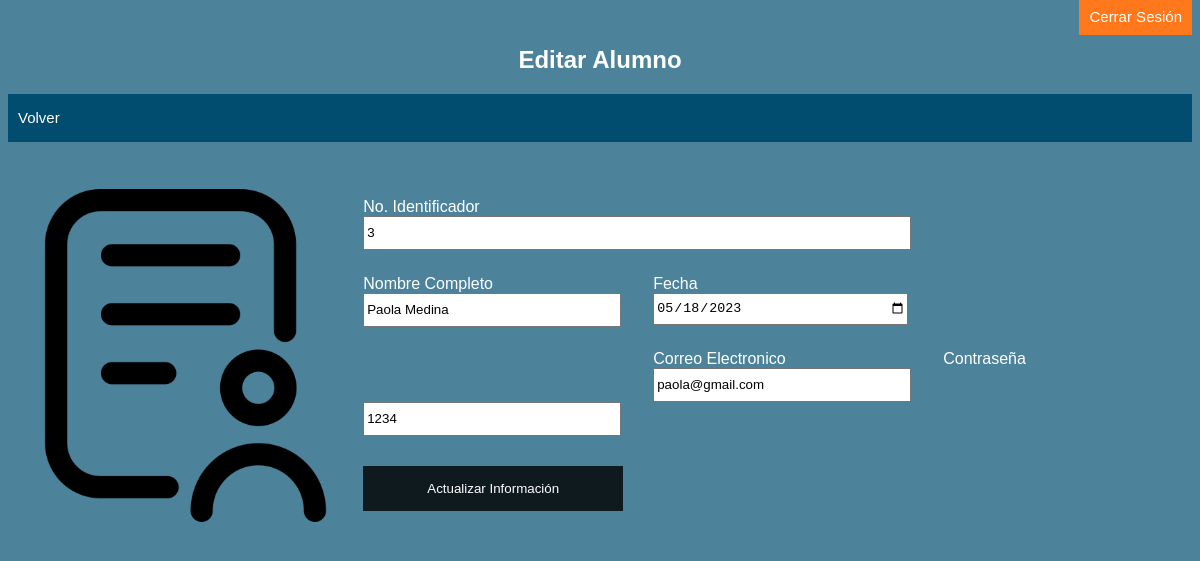
/php/editalum.php?id=3 (signed in), run on the app's committed database.
### tables this page shows
CREATE TABLE `alumnos` (
  `idalum` int(15) NOT NULL,
  `nombrealum` varchar(100) NOT NULL,
  `fechaalum` date NOT NULL,
  `correoalum` varchar(50) NOT NULL,
  `passalum` varchar(10) NOT NULL
);

### php/editalum.php (the view, shortened to what this page needs)
<?php
$id = $_GET["id"];
include_once "../bd/base_de_datos.php";
$sentencia = $base_de_datos->prepare("SELECT * FROM alumnos WHERE idalum = ?;");
$sentencia->execute([$id]);
$solicitud = $sentencia->fetch(PDO::FETCH_OBJ);
?>
<!DOCTYPE html>
<html lang="en">
<head>
    <link rel="stylesheet" href="../css/hoja_estilo.css">
</head>
<body>
<div class="nav-bg">
        <nav class="navegacion-principal">
            <a href="cerrar_sesion.php" class="enlace-logout" onclick="cerrar_sesion()">Cerrar Sesión</a>
        </nav>
    </div>
    <h2 class="usuarios-registrados">Editar Alumno</h2>
    <div class="menu-bienvenida">
        <a href="menuadm.php" class="registrar-admin">Volver</a>
    </div>
    <br><br>
    <div class="informacion">
        <div class="imagen-formulario">
            <img src="../images/formulario.png" alt="" class="imagen">
        </div>
        <div>
            <form action="actualizar_informacion.php" method="post" class="formulario-editar">
                <div class="id">
                    <label for="">No. Identificador</label>
                    <br>
                    <input type="text" value="<?php echo $solicitud->idalum ?>" name="idalum" id="" class="input-formulario-id" readonly>
                </div>
                <div class="nombrec">
                    <label for="">Nombre Completo</label>
                    <br>
                    <input type="text" value="<?php echo $solicitud->nombrealum?>" name="nombrealum" id="" class="input-formulario">
                </div>
                <div class="fecha">
                    <label for="">Fecha</label>
                    <br>
                    <input type="date" value="<?php echo $solicitud->fechaalum?>" name="fechaalum" id="" class="input-formulario">
                </div>
                <div class="correo">
                    <label for="">Correo Electronico</label>
                    <br>
                    <input type="email" value="<?php echo $solicitud->correoalum?>" name="correoalum" id="" class="input-formulario">
                </div>
                <div class="pass">
                    <label for="">Contraseña</label>
                    <br>
                    <input type="text" value="<?php echo $solicitud->passalum?>" name="passalum" id="" class="input-formulario">
                </div>
                <div class="submit">
                    <input type="submit" value="Actualizar Información" class="actualizar-datos">
                </div>
            </form>
        </div>
    </div>
</body>
</html>

### css/hoja_estilo.css (style rules this page uses)
body { background-color: rgba( 0, 77, 112, .7); color: white; }
a { padding: 10px; font-family: Arial, Helvetica, sans-serif; font-size: 15px; background-color: rgba( 0, 77, 112, .01); color: white; }
img { width: 100%; }
h2 { font-family: Arial, Helvetica, sans-serif; color:white; }
.navegacion-principal { text-align: right; }
.enlace-logout { text-decoration: none; color: white; background-color: rgb( 255, 120, 28); padding: 10px; margin: 0; }
.usuarios-registrados { text-align: center; }
.menu-bienvenida { width: 100%; background-color: rgb( 0, 77, 112); padding: 15px 0px 15px 0px; display: block; }
.registrar-admin { color: white; text-decoration: none; }
.informacion { width: 100%; }
.imagen-formulario { float: left; width: 30%; }
.formulario-editar { padding: 20px; }
.id { padding-bottom: 25px; }
label { font-family: Arial, Helvetica, sans-serif; }
.input-formulario-id { width: 540px; height: 28px; outline: none; }
.nombrec,.correo { float: left; padding-right: 2rem; }
.correo,.pass { padding-top: 25px; }
.input-formulario { width: 250px; height: 28px; outline: none; }
.submit { padding-top: 30px; }
.actualizar-datos { height: 45px; width: 260px; background-color: rgba(0, 0, 0, .8); border: none; cursor: pointer; color: white; }

### data on the page
alumnos: idalum "3", nombrealum "Paola Medina", fechaalum "05/18/2023", correoalum "paola@gmail.com", passalum "1234"
